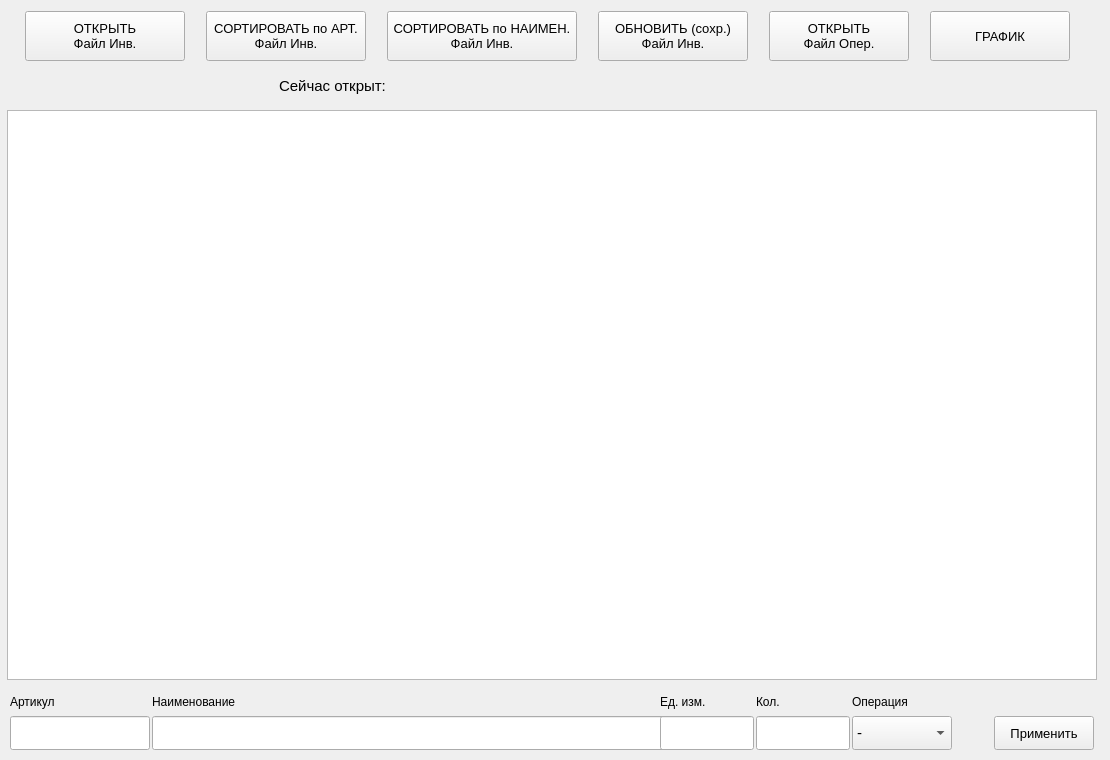
<?xml version="1.0" encoding="UTF-8"?>
<ui version="4.0">
 <class>MainWindow</class>
 <widget class="QMainWindow" name="MainWindow">
  <property name="windowModality">
   <enum>Qt::NonModal</enum>
  </property>
  <property name="geometry">
   <rect>
    <x>0</x>
    <y>0</y>
    <width>1110</width>
    <height>760</height>
   </rect>
  </property>
  <property name="sizePolicy">
   <sizepolicy hsizetype="Fixed" vsizetype="Fixed">
    <horstretch>0</horstretch>
    <verstretch>0</verstretch>
   </sizepolicy>
  </property>
  <property name="minimumSize">
   <size>
    <width>1110</width>
    <height>760</height>
   </size>
  </property>
  <property name="maximumSize">
   <size>
    <width>1110</width>
    <height>760</height>
   </size>
  </property>
  <property name="windowTitle">
   <string>Инвентаризация В. Надолинец 1-80к</string>
  </property>
  <widget class="QWidget" name="centralwidget">
   <property name="enabled">
    <bool>true</bool>
   </property>
   <property name="sizePolicy">
    <sizepolicy hsizetype="Fixed" vsizetype="Fixed">
     <horstretch>0</horstretch>
     <verstretch>0</verstretch>
    </sizepolicy>
   </property>
   <property name="minimumSize">
    <size>
     <width>1100</width>
     <height>760</height>
    </size>
   </property>
   <property name="maximumSize">
    <size>
     <width>1100</width>
     <height>150</height>
    </size>
   </property>
   <widget class="QWidget" name="horizontalLayoutWidget">
    <property name="geometry">
     <rect>
      <x>10</x>
      <y>10</y>
      <width>1081</width>
      <height>52</height>
     </rect>
    </property>
    <layout class="QHBoxLayout" name="horizontalLayout">
     <item>
      <widget class="QPushButton" name="pb_file_inv_open">
       <property name="sizePolicy">
        <sizepolicy hsizetype="Fixed" vsizetype="Fixed">
         <horstretch>0</horstretch>
         <verstretch>0</verstretch>
        </sizepolicy>
       </property>
       <property name="minimumSize">
        <size>
         <width>40</width>
         <height>50</height>
        </size>
       </property>
       <property name="maximumSize">
        <size>
         <width>160</width>
         <height>50</height>
        </size>
       </property>
       <property name="font">
        <font>
         <pointsize>10</pointsize>
        </font>
       </property>
       <property name="text">
        <string>ОТКРЫТЬ
Файл Инв.</string>
       </property>
      </widget>
     </item>
     <item>
      <widget class="QPushButton" name="pb_file_inv_sort_art">
       <property name="minimumSize">
        <size>
         <width>160</width>
         <height>50</height>
        </size>
       </property>
       <property name="maximumSize">
        <size>
         <width>150</width>
         <height>50</height>
        </size>
       </property>
       <property name="font">
        <font>
         <pointsize>10</pointsize>
        </font>
       </property>
       <property name="text">
        <string>СОРТИРОВАТЬ по АРТ.
Файл Инв.</string>
       </property>
      </widget>
     </item>
     <item>
      <widget class="QPushButton" name="pb_file_inv_sort_name">
       <property name="minimumSize">
        <size>
         <width>190</width>
         <height>50</height>
        </size>
       </property>
       <property name="maximumSize">
        <size>
         <width>150</width>
         <height>50</height>
        </size>
       </property>
       <property name="font">
        <font>
         <pointsize>10</pointsize>
        </font>
       </property>
       <property name="text">
        <string>СОРТИРОВАТЬ по НАИМЕН.
Файл Инв.</string>
       </property>
      </widget>
     </item>
     <item>
      <widget class="QPushButton" name="pb_file_inv_upd">
       <property name="minimumSize">
        <size>
         <width>150</width>
         <height>50</height>
        </size>
       </property>
       <property name="maximumSize">
        <size>
         <width>150</width>
         <height>50</height>
        </size>
       </property>
       <property name="font">
        <font>
         <pointsize>10</pointsize>
        </font>
       </property>
       <property name="text">
        <string>ОБНОВИТЬ (сохр.)
Файл Инв.</string>
       </property>
      </widget>
     </item>
     <item>
      <widget class="QPushButton" name="pb_file_opr_open">
       <property name="minimumSize">
        <size>
         <width>120</width>
         <height>50</height>
        </size>
       </property>
       <property name="maximumSize">
        <size>
         <width>140</width>
         <height>50</height>
        </size>
       </property>
       <property name="font">
        <font>
         <pointsize>10</pointsize>
        </font>
       </property>
       <property name="text">
        <string>ОТКРЫТЬ
Файл Опер.</string>
       </property>
      </widget>
     </item>
     <item>
      <widget class="QPushButton" name="pb_file_opr_graph">
       <property name="minimumSize">
        <size>
         <width>120</width>
         <height>50</height>
        </size>
       </property>
       <property name="maximumSize">
        <size>
         <width>140</width>
         <height>50</height>
        </size>
       </property>
       <property name="font">
        <font>
         <pointsize>10</pointsize>
        </font>
       </property>
       <property name="text">
        <string>ГРАФИК</string>
       </property>
      </widget>
     </item>
    </layout>
   </widget>
   <widget class="QTableView" name="table">
    <property name="geometry">
     <rect>
      <x>7</x>
      <y>110</y>
      <width>1090</width>
      <height>570</height>
     </rect>
    </property>
    <property name="sizePolicy">
     <sizepolicy hsizetype="Fixed" vsizetype="Fixed">
      <horstretch>0</horstretch>
      <verstretch>0</verstretch>
     </sizepolicy>
    </property>
    <property name="maximumSize">
     <size>
      <width>1090</width>
      <height>570</height>
     </size>
    </property>
   </widget>
   <widget class="QWidget" name="layoutWidget">
    <property name="geometry">
     <rect>
      <x>10</x>
      <y>690</y>
      <width>1084</width>
      <height>64</height>
     </rect>
    </property>
    <layout class="QHBoxLayout" name="horizontalLayout_3">
     <property name="spacing">
      <number>2</number>
     </property>
     <item>
      <layout class="QVBoxLayout" name="verticalLayout_2">
       <item>
        <widget class="QLabel" name="label">
         <property name="sizePolicy">
          <sizepolicy hsizetype="Fixed" vsizetype="Fixed">
           <horstretch>0</horstretch>
           <verstretch>0</verstretch>
          </sizepolicy>
         </property>
         <property name="minimumSize">
          <size>
           <width>140</width>
           <height>20</height>
          </size>
         </property>
         <property name="maximumSize">
          <size>
           <width>140</width>
           <height>20</height>
          </size>
         </property>
         <property name="text">
          <string>Артикул</string>
         </property>
        </widget>
       </item>
       <item>
        <widget class="QLineEdit" name="line_art">
         <property name="sizePolicy">
          <sizepolicy hsizetype="Fixed" vsizetype="Fixed">
           <horstretch>0</horstretch>
           <verstretch>0</verstretch>
          </sizepolicy>
         </property>
         <property name="minimumSize">
          <size>
           <width>140</width>
           <height>34</height>
          </size>
         </property>
         <property name="maximumSize">
          <size>
           <width>140</width>
           <height>34</height>
          </size>
         </property>
         <property name="font">
          <font>
           <pointsize>11</pointsize>
          </font>
         </property>
         <property name="text">
          <string/>
         </property>
         <property name="maxLength">
          <number>50</number>
         </property>
        </widget>
       </item>
      </layout>
     </item>
     <item>
      <layout class="QVBoxLayout" name="verticalLayout">
       <item>
        <widget class="QLabel" name="label_2">
         <property name="sizePolicy">
          <sizepolicy hsizetype="Fixed" vsizetype="Fixed">
           <horstretch>0</horstretch>
           <verstretch>0</verstretch>
          </sizepolicy>
         </property>
         <property name="minimumSize">
          <size>
           <width>220</width>
           <height>0</height>
          </size>
         </property>
         <property name="maximumSize">
          <size>
           <width>16777215</width>
           <height>20</height>
          </size>
         </property>
         <property name="text">
          <string>Наименование</string>
         </property>
        </widget>
       </item>
       <item>
        <widget class="QLineEdit" name="line_name">
         <property name="sizePolicy">
          <sizepolicy hsizetype="Fixed" vsizetype="Fixed">
           <horstretch>0</horstretch>
           <verstretch>0</verstretch>
          </sizepolicy>
         </property>
         <property name="minimumSize">
          <size>
           <width>530</width>
           <height>34</height>
          </size>
         </property>
         <property name="maximumSize">
          <size>
           <width>530</width>
           <height>34</height>
          </size>
         </property>
         <property name="font">
          <font>
           <pointsize>11</pointsize>
          </font>
         </property>
         <property name="text">
          <string/>
         </property>
         <property name="maxLength">
          <number>400</number>
         </property>
        </widget>
       </item>
      </layout>
     </item>
     <item>
      <layout class="QVBoxLayout" name="verticalLayout_3">
       <item>
        <widget class="QLabel" name="label_4">
         <property name="sizePolicy">
          <sizepolicy hsizetype="Fixed" vsizetype="Fixed">
           <horstretch>0</horstretch>
           <verstretch>0</verstretch>
          </sizepolicy>
         </property>
         <property name="minimumSize">
          <size>
           <width>70</width>
           <height>20</height>
          </size>
         </property>
         <property name="maximumSize">
          <size>
           <width>70</width>
           <height>20</height>
          </size>
         </property>
         <property name="text">
          <string>Ед. изм.</string>
         </property>
        </widget>
       </item>
       <item>
        <widget class="QLineEdit" name="line_unit">
         <property name="sizePolicy">
          <sizepolicy hsizetype="Fixed" vsizetype="Fixed">
           <horstretch>0</horstretch>
           <verstretch>0</verstretch>
          </sizepolicy>
         </property>
         <property name="minimumSize">
          <size>
           <width>94</width>
           <height>34</height>
          </size>
         </property>
         <property name="maximumSize">
          <size>
           <width>94</width>
           <height>34</height>
          </size>
         </property>
         <property name="font">
          <font>
           <pointsize>11</pointsize>
          </font>
         </property>
         <property name="text">
          <string/>
         </property>
         <property name="maxLength">
          <number>20</number>
         </property>
        </widget>
       </item>
      </layout>
     </item>
     <item>
      <layout class="QVBoxLayout" name="verticalLayout_4">
       <item>
        <widget class="QLabel" name="label_6">
         <property name="sizePolicy">
          <sizepolicy hsizetype="Fixed" vsizetype="Fixed">
           <horstretch>0</horstretch>
           <verstretch>0</verstretch>
          </sizepolicy>
         </property>
         <property name="minimumSize">
          <size>
           <width>80</width>
           <height>20</height>
          </size>
         </property>
         <property name="maximumSize">
          <size>
           <width>80</width>
           <height>20</height>
          </size>
         </property>
         <property name="text">
          <string>Кол.</string>
         </property>
        </widget>
       </item>
       <item>
        <widget class="QLineEdit" name="line_quant">
         <property name="sizePolicy">
          <sizepolicy hsizetype="Fixed" vsizetype="Fixed">
           <horstretch>0</horstretch>
           <verstretch>0</verstretch>
          </sizepolicy>
         </property>
         <property name="minimumSize">
          <size>
           <width>94</width>
           <height>34</height>
          </size>
         </property>
         <property name="maximumSize">
          <size>
           <width>94</width>
           <height>34</height>
          </size>
         </property>
         <property name="font">
          <font>
           <pointsize>11</pointsize>
          </font>
         </property>
         <property name="maxLength">
          <number>16</number>
         </property>
        </widget>
       </item>
      </layout>
     </item>
     <item>
      <layout class="QVBoxLayout" name="verticalLayout_6">
       <item>
        <widget class="QLabel" name="label_3">
         <property name="sizePolicy">
          <sizepolicy hsizetype="Fixed" vsizetype="Fixed">
           <horstretch>0</horstretch>
           <verstretch>0</verstretch>
          </sizepolicy>
         </property>
         <property name="minimumSize">
          <size>
           <width>100</width>
           <height>20</height>
          </size>
         </property>
         <property name="maximumSize">
          <size>
           <width>100</width>
           <height>20</height>
          </size>
         </property>
         <property name="text">
          <string>Операция</string>
         </property>
        </widget>
       </item>
       <item>
        <widget class="QComboBox" name="cbox_act">
         <property name="sizePolicy">
          <sizepolicy hsizetype="Fixed" vsizetype="Fixed">
           <horstretch>0</horstretch>
           <verstretch>0</verstretch>
          </sizepolicy>
         </property>
         <property name="minimumSize">
          <size>
           <width>100</width>
           <height>34</height>
          </size>
         </property>
         <property name="maximumSize">
          <size>
           <width>100</width>
           <height>34</height>
          </size>
         </property>
         <property name="baseSize">
          <size>
           <width>100</width>
           <height>40</height>
          </size>
         </property>
         <property name="font">
          <font>
           <pointsize>11</pointsize>
          </font>
         </property>
         <item>
          <property name="text">
           <string>-</string>
          </property>
         </item>
         <item>
          <property name="text">
           <string>Приход</string>
          </property>
         </item>
         <item>
          <property name="text">
           <string>Расход</string>
          </property>
         </item>
        </widget>
       </item>
      </layout>
     </item>
     <item>
      <spacer name="horizontalSpacer_2">
       <property name="sizeHint" stdset="0">
        <size>
         <width>40</width>
         <height>20</height>
        </size>
       </property>
      </spacer>
     </item>
     <item>
      <layout class="QVBoxLayout" name="verticalLayout_7">
       <item>
        <widget class="QLabel" name="label_7">
         <property name="sizePolicy">
          <sizepolicy hsizetype="Fixed" vsizetype="Fixed">
           <horstretch>0</horstretch>
           <verstretch>0</verstretch>
          </sizepolicy>
         </property>
         <property name="minimumSize">
          <size>
           <width>100</width>
           <height>20</height>
          </size>
         </property>
         <property name="maximumSize">
          <size>
           <width>100</width>
           <height>20</height>
          </size>
         </property>
         <property name="text">
          <string/>
         </property>
        </widget>
       </item>
       <item>
        <widget class="QPushButton" name="pb_add">
         <property name="enabled">
          <bool>true</bool>
         </property>
         <property name="sizePolicy">
          <sizepolicy hsizetype="Fixed" vsizetype="Fixed">
           <horstretch>0</horstretch>
           <verstretch>0</verstretch>
          </sizepolicy>
         </property>
         <property name="minimumSize">
          <size>
           <width>100</width>
           <height>34</height>
          </size>
         </property>
         <property name="maximumSize">
          <size>
           <width>100</width>
           <height>34</height>
          </size>
         </property>
         <property name="font">
          <font>
           <pointsize>10</pointsize>
          </font>
         </property>
         <property name="text">
          <string>Применить</string>
         </property>
        </widget>
       </item>
      </layout>
     </item>
    </layout>
   </widget>
   <widget class="QWidget" name="horizontalLayoutWidget_2">
    <property name="geometry">
     <rect>
      <x>10</x>
      <y>70</y>
      <width>1081</width>
      <height>32</height>
     </rect>
    </property>
    <layout class="QHBoxLayout" name="horizontalLayout_2">
     <property name="leftMargin">
      <number>6</number>
     </property>
     <item>
      <widget class="QLabel" name="label_5">
       <property name="sizePolicy">
        <sizepolicy hsizetype="Fixed" vsizetype="Fixed">
         <horstretch>0</horstretch>
         <verstretch>0</verstretch>
        </sizepolicy>
       </property>
       <property name="minimumSize">
        <size>
         <width>110</width>
         <height>30</height>
        </size>
       </property>
       <property name="maximumSize">
        <size>
         <width>110</width>
         <height>30</height>
        </size>
       </property>
       <property name="font">
        <font>
         <pointsize>11</pointsize>
        </font>
       </property>
       <property name="text">
        <string>Сейчас открыт:</string>
       </property>
      </widget>
     </item>
     <item>
      <widget class="QLabel" name="l_name_of_open_file">
       <property name="sizePolicy">
        <sizepolicy hsizetype="Fixed" vsizetype="Fixed">
         <horstretch>0</horstretch>
         <verstretch>0</verstretch>
        </sizepolicy>
       </property>
       <property name="minimumSize">
        <size>
         <width>130</width>
         <height>30</height>
        </size>
       </property>
       <property name="maximumSize">
        <size>
         <width>130</width>
         <height>30</height>
        </size>
       </property>
       <property name="font">
        <font>
         <pointsize>11</pointsize>
        </font>
       </property>
       <property name="text">
        <string/>
       </property>
      </widget>
     </item>
     <item>
      <spacer name="horizontalSpacer">
       <property name="sizeHint" stdset="0">
        <size>
         <width>40</width>
         <height>20</height>
        </size>
       </property>
      </spacer>
     </item>
    </layout>
   </widget>
  </widget>
 </widget>
 <resources/>
 <connections/>
</ui>
